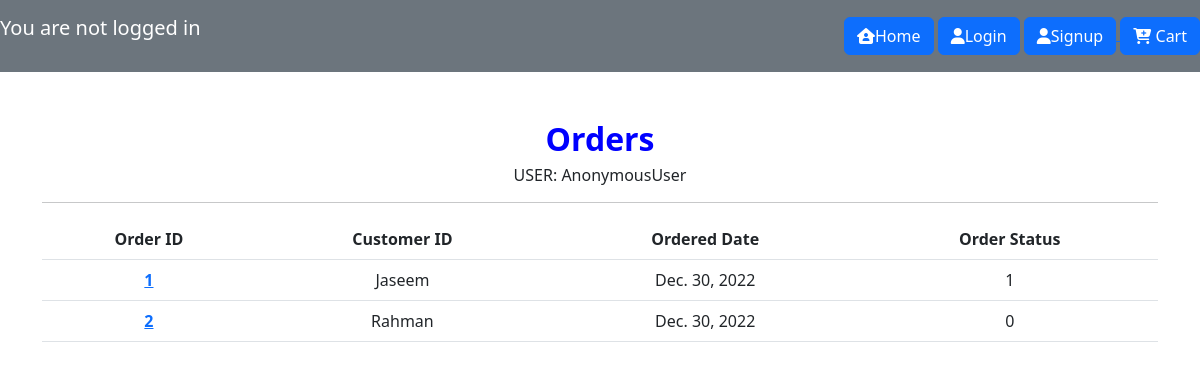
Before: /order_list/2 with the older database file.
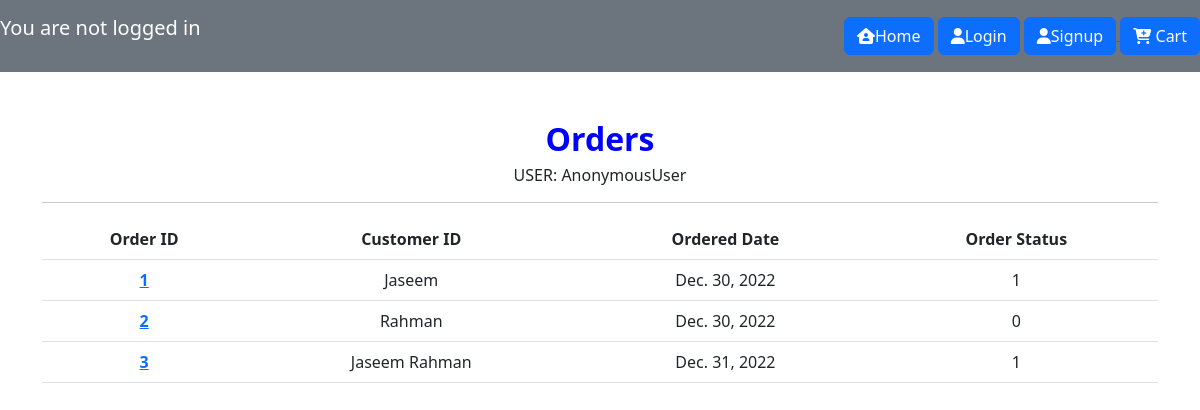
After: the same page with the newer database file.
### item/models.py (models this page shows, shortened)
class Order(models.Model):
    APPROVED = 0
    SHIPPED = 1
    DELIVERED = 2
    ORDER_CHOICES = (
                     (APPROVED, 'approved'),
                     (SHIPPED, 'shipped'),
                     (DELIVERED, 'delivered'),
                     )
    customer=models.ForeignKey(Customer,on_delete=models.CASCADE,related_name='customer')
    order_status=models.IntegerField(choices=ORDER_CHOICES,default=APPROVED,null=True,blank=True)
    user=models.ForeignKey(User,on_delete=models.CASCADE,related_name='user')
    order_date=models.DateField( default=datetime.date.today, blank=True)

class Customer(models.Model):
    name=models.CharField(max_length=300)
    address=models.CharField(max_length=3000)
    mail_id=models.EmailField(null=True,blank=True)
    def __str__(self):
        return self.name

### item/views.py (the view)
# urls.py: path('order_list/<int:pk>',views.order_list,name='order.list'),
def order_list(request,pk):
    user=User.objects.get(pk=pk)
    orders=Order.objects.filter(user=user)
    context= {'orders':orders}
    return render(request, 'item/order_list.html',context)

### templates/item/order_list.html (shortened to what this page needs)
{% extends 'base.html' %}
{% block content %}
<h2 style="color: blue;"><b>Orders</b></h1>
    <h6>USER: {{user}}</h6>
    <hr>
<table class="table" id="">
    <thead>
        <tr>
            <th>Order ID</th>
            <th>Customer ID</th>
            <th>Ordered Date</th>
            <th>Order Status</th>
        </tr>
    </thead>
    <tbody>
        {% for order in orders %}
    <tr>
    <td style="color: green;"><b><a href="{% url 'order.detail' order.id %}">{{ order.id}}</a></b></td>
    <td>{{ order.customer}}</td>
    <td>{{ order.order_date}}</td>
    <td>{{ order.order_status }}</td>
    </tr>
{% empty %}
  <tr>
    <td colspan="7" class="text-center bg-warning">There is no orders</td>
  </tr>
  {% endfor %}
    </tbody>
</table>
{% endblock %}

### templates/base.html (shortened to what this page needs)
<!DOCTYPE html>
{% load static %}
<html lang="en">
    <head>
        <link href="https://cdn.jsdelivr.net/npm/bootstrap@5.2.2/dist/css/bootstrap.min.css" rel="stylesheet">
        <link rel="stylesheet" href="https://cdnjs.cloudflare.com/ajax/libs/font-awesome/6.2.0/css/all.min.css">
    </head>
    <body>
        <nav class="navbar navbar-success bg-secondary">
          {% if user.is_authenticated %}
           <span class="navbar-brand" style="color: yellow;"><b>Hello, {{ user.username }}</b></span>
          {% else %}
          <p class="navbar-brand" style="color: white;">You are not logged in</p>
          {% endif %}
            <div class="ms-auto">
              {% if user.is_authenticated %}
                <div class="dropdown">
                  <a href="{% url 'item.list' %}" class="btn btn-dark"><i class="fa-solid fa-house-user"></i>Home</a>
                  <button class="btn btn-dark dropdown-toggle" type="button" id="dropdownMenuButton1" data-bs-toggle="dropdown" aria-expanded="false">
                    <i class="fa-solid fa-list"></i>
                  </button>
                  <ul class="dropdown-menu" aria-labelledby="dropdownMenuButton1">
                    <li> <a class="dropdown-item" href="{% url 'order.list' user.id %}"><button type="button" class="btn btn-dark">
                      <i class="fa-solid fa-list"></i>Orders
                    </button></a></li>
                    <li><a class="dropdown-item" href="{% url 'customer.list'%}"><button type="button" class="btn btn-dark">
                      <i class="fa-solid fa-list"></i>
                      Customers
                    </button></a></li>
                  </ul>
                  <a href="{% url 'item.create' %}"><button type="button" class="btn btn-dark">
                    <i class="fa-solid fa-plus"></i>Add New Item  </button>
                  </a>
                  <a href="{% url 'cart' %}"><button type="button" class="btn btn-dark">
                    <i class="fa-solid fa-cart-plus"></i>
                    Cart
                  </button></a>
                  <a href="{% url 'logout' %}"><button type="button" class="btn btn-dark">
                    <i class="fa-solid fa-user"></i>Logout </button>
                  </a>
                </div>
                {% else %}
                <div class="dropdown">
                  <a href="{% url 'item.list' %}" class="btn btn-primary"><i class="fa-solid fa-house-user"></i>Home</a>
                  <a href="{% url 'login' %}" class="btn btn-primary"><i class="fa-solid fa-user"></i>Login</a>
                  <a href="{% url 'signup' %}"><button type="button" class="btn btn-primary">
                    <i class="fa-solid fa-user"></i>Signup </button>
                  </a>
                  <a href="{% url 'cart' %}"><button type="button" class="btn btn-primary">
                    <i class="fa-solid fa-cart-plus"></i>
                    Cart
                  </button></a>
                </div>
                {% endif %}
            </div>
        </nav>
        <div class="my-5 text-center container">
                {% block content %}
                {% endblock %}
              </div>
     </body>
</html>

Changed rows visible on the page:
added Order: id "3", customer "Jaseem Rahman", order_date "Dec. 31, 2022", order_status "1"
